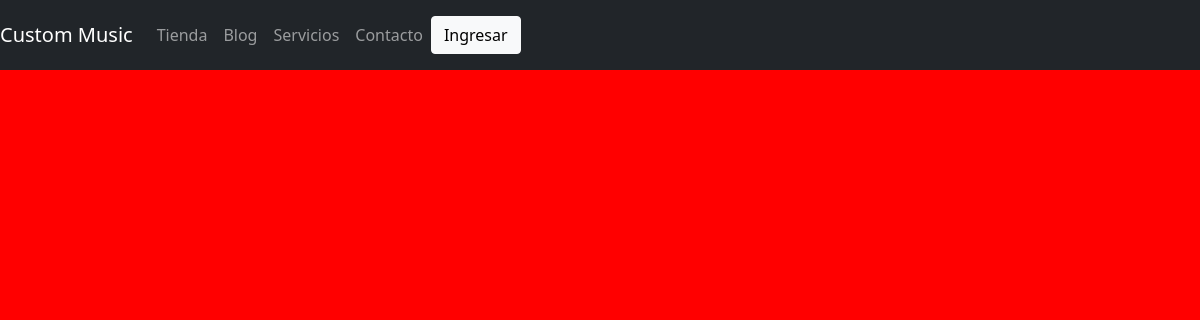
Page /blog/ on the earlier database version.
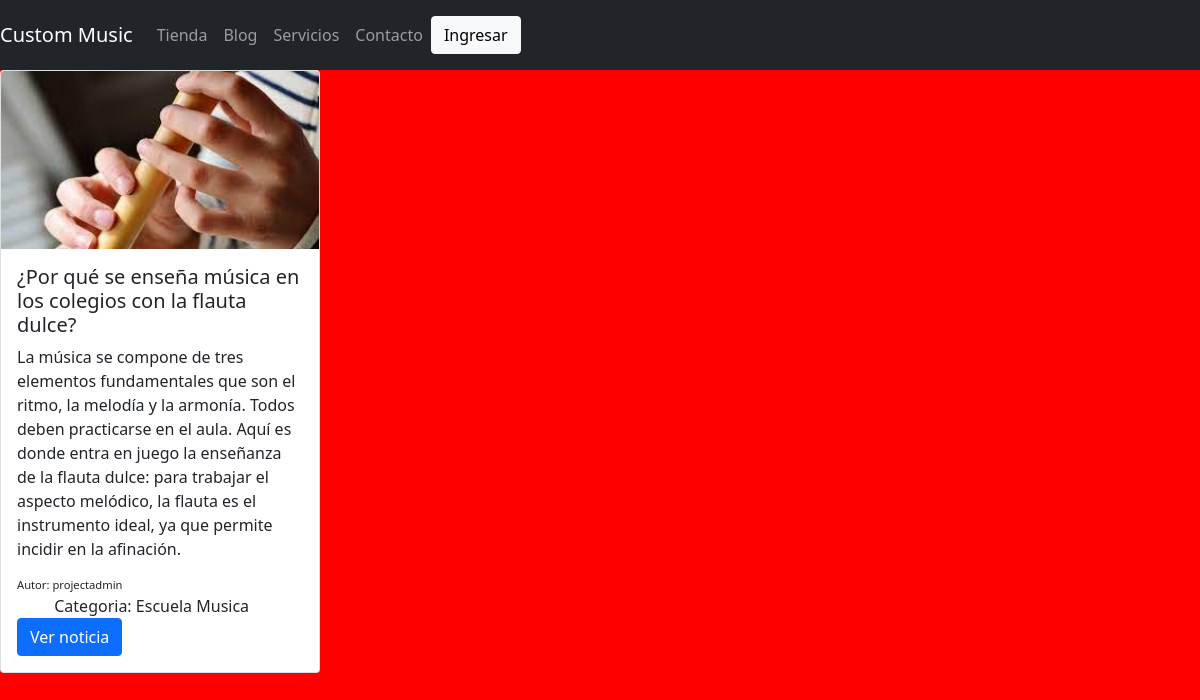
Same page on the later database version.
### blog/models.py (models this page shows, shortened)
class Noticias(models.Model):
    titulo=models.CharField(max_length=200)
    contenido=models.CharField(max_length=400)
    imagen=models.ImageField(upload_to="blog", null=True, blank=True)
    author=models.ForeignKey(User, on_delete=models.CASCADE)
    categorias=models.ManyToManyField(Categoria)
    created=models.DateTimeField(auto_now_add=True)
    updated=models.DateTimeField(auto_now_add=True)
    class Meta:
        verbose_name="noticia"
        verbose_name="noticias"

class Categoria(models.Model):
    nombre=models.CharField(max_length=60)
    created=models.DateTimeField(auto_now_add=True)
    updated=models.DateTimeField(auto_now_add=True)
    class Meta:
        verbose_name="categoria"
        verbose_name="categorias"

### blog/views.py (the view)
# urls.py: 2. Add a URL to urlpatterns:  path('blog/', include('blog.urls'))
def blog(request):
    noticias=Noticias.objects.all()
    return render(request, 'blog/blog.html', {"noticias":noticias})

### blog/templates/blog/blog.html (shortened to what this page needs)
{% extends "ProjectEcomApp/inicio.html" %}
{% load static %}
{% block content %}
    {% for noticias in noticias %}
    <div class="card" style="width: 20rem;">
        <img src="{{noticias.imagen.url}}" class="card-img-top" alt="...">
        <div class="card-body">
          <h5 class="card-title">{{noticias.titulo}}</h5>
          <p class="card-text">{{noticias.contenido}}</p>
          <div style="text-align: left; font-size: 0.7rem;">
            Autor: {{noticias.author}}
          </div>
          <section>
            <div style="width:75%; margin: auto; text-align: center;">
              {% for categorias in noticias.categorias.all %}
                Categoria: {{categorias.nombre}} &nbsp;&nbsp;&nbsp;
              {% endfor %}
            </div>
          <a href="#" class="btn btn-primary">Ver noticia</a>
        </div>
      </div>
    {% endfor %}
{% endblock %}

Differences in the rows shown:
added Noticias: imagen (picture), titulo "¿Por qué se enseña música en los colegios con la flauta dulce?", contenido "La música se compone de tres elementos fundamentales que son el ritmo, la melodía y la armonía. Todos deben practicarse en el aula. Aquí es donde entra en juego la enseñanza de la flauta dulce: para trabajar el aspecto melódico, la flauta es el instrumento ideal, ya que permite incidir en la afinación.", author "projectadmin"
added Categoria: nombre "Escuela Musica"
